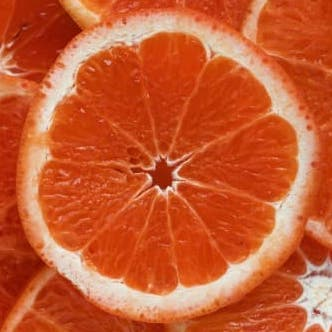
#> input picture OpenCv-Sobel/fruit.jpg, 332 x 332 px
$ python opencvexamples.py   (older library calls are emulated)
#> lines starting #> are read from the running program, lines starting #| are printed output that depends on the picture


import cv2
from matplotlib import pyplot as plt

#C:\Users\Muhammet\miniconda3\envs\myenv\Lib\site-packages\cv2

image = cv2.imread('fruit.jpg')
#> image is the input picture: shape (332, 332, 3); mean B, G, R 49.1, 91.1, 200
image = cv2.cvtColor(image, cv2.COLOR_BGR2RGB)
hgt, wdt,_ = image.shape
#> hgt = 332; wdt = 332
# Sobel Edges
x_sobel = cv2.Sobel(image, cv2.CV_64F, 0, 1, ksize=5)
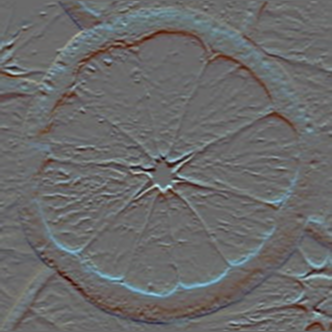
#> x_sobel: shape (332, 332, 3) float64; mean R, G, B -4.4, -1, -0.7; drawn with min black and max white
y_sobel = cv2.Sobel(image, cv2.CV_64F, 1, 0, ksize=5)
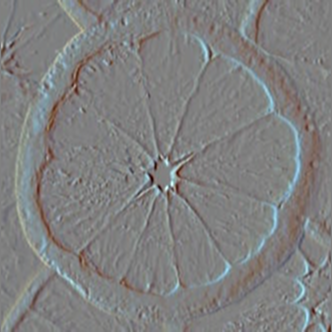
#> y_sobel: shape (332, 332, 3) float64; mean R, G, B 4.7, 12.1, 11; drawn with min black and max white
plt.figure(figsize=(20, 20))
plt.subplot(3, 2, 1)
plt.title("Original")
plt.imshow(image)
plt.subplot(3, 2, 2)
plt.title("Sobel X")
plt.imshow(x_sobel)
plt.subplot(3, 2, 3)
plt.title("Sobel Y")
plt.imshow(y_sobel)
sobel_or = cv2.bitwise_or(x_sobel, y_sobel)
#> sobel_or: shape (332, 332, 3) float64; 0.45% of the values are NaN or infinite; the others: min -131056, max 131040, mean -10563.1
plt.subplot(3, 2, 4)
plt.imshow(sobel_or)
laplacian = cv2.Laplacian(image, cv2.CV_64F)
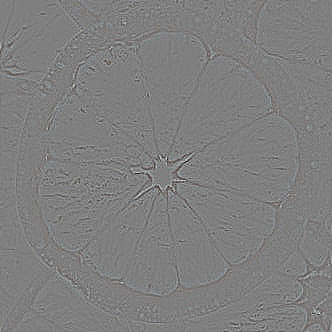
#> laplacian: shape (332, 332, 3) float64; mean R, G, B 0, 0, 0; drawn with min black and max white
plt.subplot(3, 2, 5)
plt.title("Laplacian")
plt.imshow(laplacian)
canny = cv2.Canny(image, 50, 120)
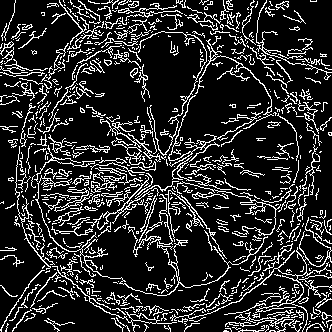
#> canny: shape (332, 332); 16.9% white in thin lines or dots
plt.subplot(3, 2, 6)
plt.imshow(canny)
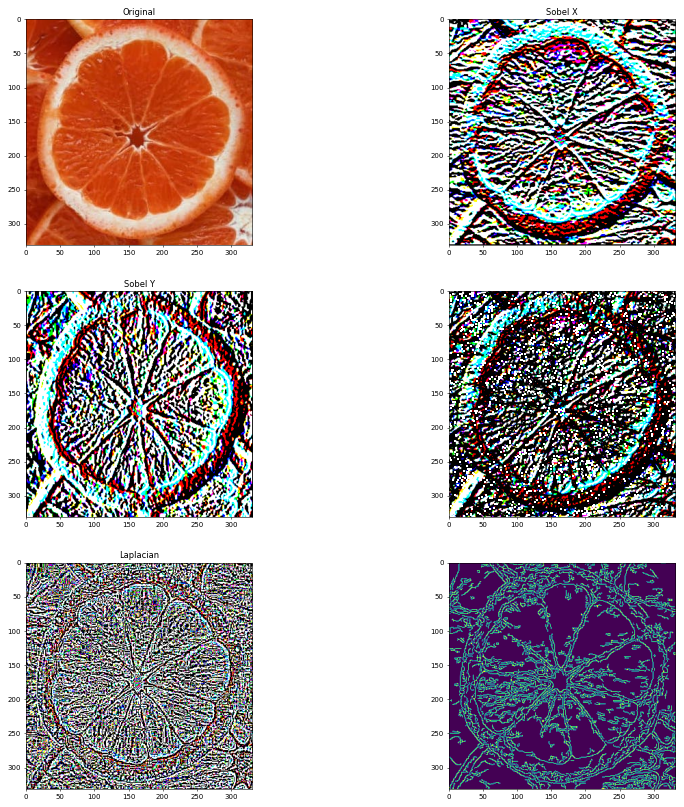
#> figure drawn by matplotlib, 6 panels
